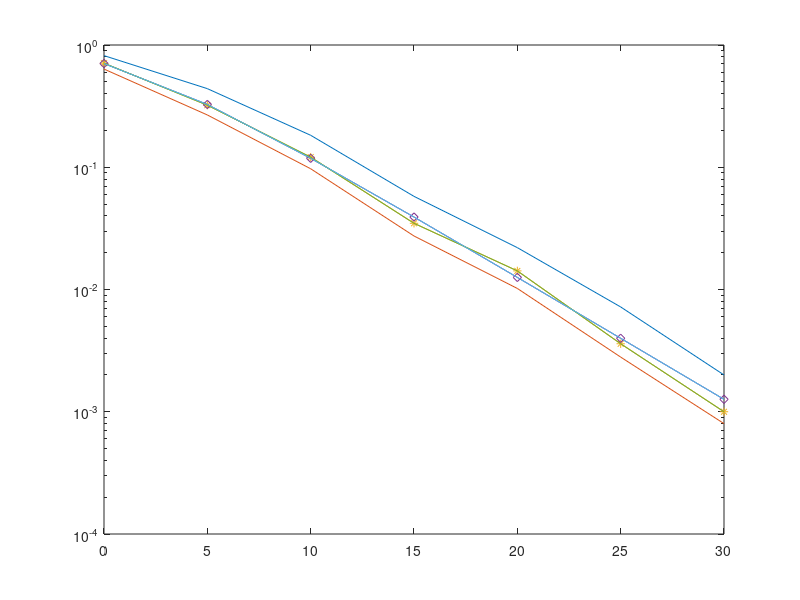

Write the MATLAB code that produced this figure.

%%%%% REMEMBER EPS0 IS EPS0/SNR0 in this code


clear all 
 snrdb = [0: 5 : 30]; ct=5000;
 M=1; 
 %snr0=10^((10)/10);
 
  R0 = 1; %snr0 = (2^R0-1)/h0;
   
   
 for k =  1:length(snrdb)
    snr = 10^((snrdb(1))/10);  
    
    snr0 = 10^((snrdb(k))/10);  
    eps0 = (2^R0-1)/snr0;
    tau = 1;%1/snr0;         
        
   sum1=0; sum2=0; sum3=0;sum4=0;  sum5=0;
  for ix = 1 :ct       
      h0 = abs(complex(sqrt(0.5)*randn(1,1),sqrt(0.5)*randn(1,1))).^2;
      epsx = (h0*snr0/snr/(2^R0-1))-1/snr; 
      
     h = abs(complex(sqrt(0.5)*randn(M,1),sqrt(0.5)*randn(M,1))).^2;
     h = sort(h, 'ascend');     
     
     n = M-sum(sign(h-tau)+1)/2;
     nk(ix)=n;
     xm = sum(h(1:n));
     
     Rx0 = log2(1+h0*snr0/(xm*snr +1 ));
     
     if Rx0< R0
         sum1 = sum1 +1;
     end
     if log2(1+snr0*h0)<R0
         sum2 = sum2 +1;
     end

     if n==0
         if log2(1+h0*snr0)<R0
             sum3 = sum3 + 1;
         end
         sum5 = sum5 +1;
     else
         if log2(1+h0*snr0/(h(1)*snr +1 ))<R0
             sum3 = sum3 + 1;
         end
     end
          
     if log2(1+h0*snr0/(sum(h)*snr +1 ))< R0
         sum4 = sum4 +1;
     end

  end
  p1(k) = sum1/ct;
  nkk(k) = mean(nk);
  p2(k) = sum2/ct;
  p3(k) = sum3/ct;
  p4(k) = sum4/ct;
   
    %analytical
    suma1 = 0;
    for n=1:M
        sumtemp =0;
        for p=0:n
            sumtemp2 = 0;
            for l=0:n-1
                sumtemp2 = sumtemp2 + eps0*snr*exp(-eps0*(1+snr*p*tau))...
                    /(1+eps0*snr)^(l+1);
            end
            sumtemp = sumtemp + factorial(n)/factorial(n-p)/factorial(p)*(-1)^p...
                *exp(-p*tau)/(1-exp(-tau))^n *(sumtemp2 +exp(-eps0) - exp(-eps0-eps0*snr*p*tau)); 
        end
        suma1 = suma1 + factorial(M)/factorial(n)/factorial(M-n)*exp(-(M-n)*tau)*...
            (1-exp(-tau))^n* sumtemp;        
    end
    pa(k) = suma1 +  (1-exp(-eps0));  
     
    %%% fix bar{P}, increase P0 and tau=1/snr0
%     paa(k) = tau*eps0*snr*M*exp(-(M-1)*tau) +eps0;

%     %%% fix bar{P}, fix tau,  increase P0  
    summm1 = 0;
    for n = 1 : M
        summm1 = summm1 + factorial(M)/factorial(n-1)/factorial(M-n)*...
            exp(-(M-n)*tau)*(1-exp(-tau))^(n-1)*...
            ( 1 - exp(-tau) - tau*exp(-tau) );
    end
    paa(k) = eps0*snr*summm1 + eps0;

%     %%% fix bar{P}, fix P0,  reduce snr  
%     summm1 = 0;
%     for n = 1 : M
%         sump2 = 0;
%         for p = 0: n
%             sump2 = sump2 +factorial(n)/factorial(p)/factorial(n-p)...
%                 *(-1)^p*exp(-p*tau)*( exp(-eps0) +p*tau);
%         end
%         summm1 = summm1 + factorial(M)/factorial(n-1)/factorial(M-n)*...
%             exp(-(M-n)*tau)* sump2; 
%     end
%     paa(k) = eps0*snr*summm1 + 1 - exp(-eps0);

%%% analytical single user
    
    %analytical
    suma1 = 0;
    for n=1:M
        sumtemp =0;
        for p=0:n
            sumtemp = sumtemp + factorial(n)/factorial(n-p)/factorial(p)*(-1)^(n-p)...
                *exp(p/snr - (n-p)*tau)/(1-exp(-tau))^n*...
                (exp(-(eps0+p/snr))  - exp(-( 1+snr*tau )*( eps0+p/snr )))...
                /(1+p/snr/eps0); 
        end
        suma1 = suma1 + factorial(M)/factorial(n)/factorial(M-n)*exp(-(M-n)*tau)*...
            (1-exp(-tau))^n* sumtemp;        
    end
    pa2(k) = suma1 +  (1-exp(-eps0)); 

    %approximation single worst P0->infty
        suma1 = 0;
    for n=1:M
        sumtemp =0;
        for p=1:n
            sumtemp = sumtemp + eps0*snr*factorial(n)/factorial(n-p)/factorial(p)*(-1)^(n-p)...
                 *...
                (exp(  - (n-p)*tau) - exp(-  tau *n))/( p ); 
        end
        suma1 = suma1 + factorial(M)/factorial(n)/factorial(M-n)*exp(-(M-n)*tau)*...
              sumtemp;        
    end
    paa2(k) = suma1 +  eps0; 
    paa2(k) = eps0 +eps0*snr/M*(1-exp(-M*tau));

 end
semilogy(snrdb,p4,snrdb,p2,snrdb,p1,'-*',snrdb,pa,'-d',snrdb,p3 ,snrdb,pa2)% ,snrdb,  (10.^snrdb/10).^(-1)  )
%semilogy(snrdb,pa2,snrdb,min(1,paa2))